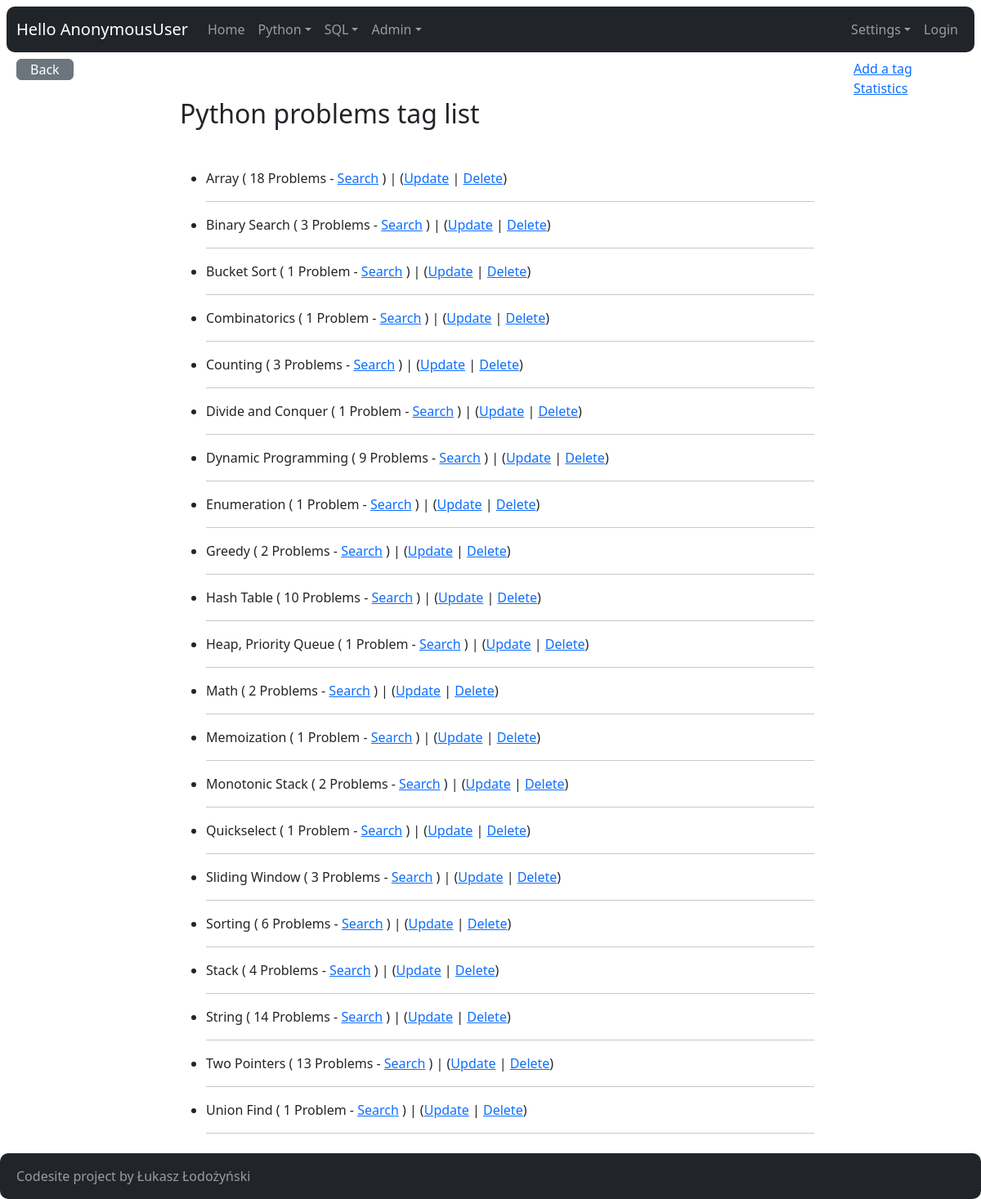
Page /python/tag/ on the earlier database version.
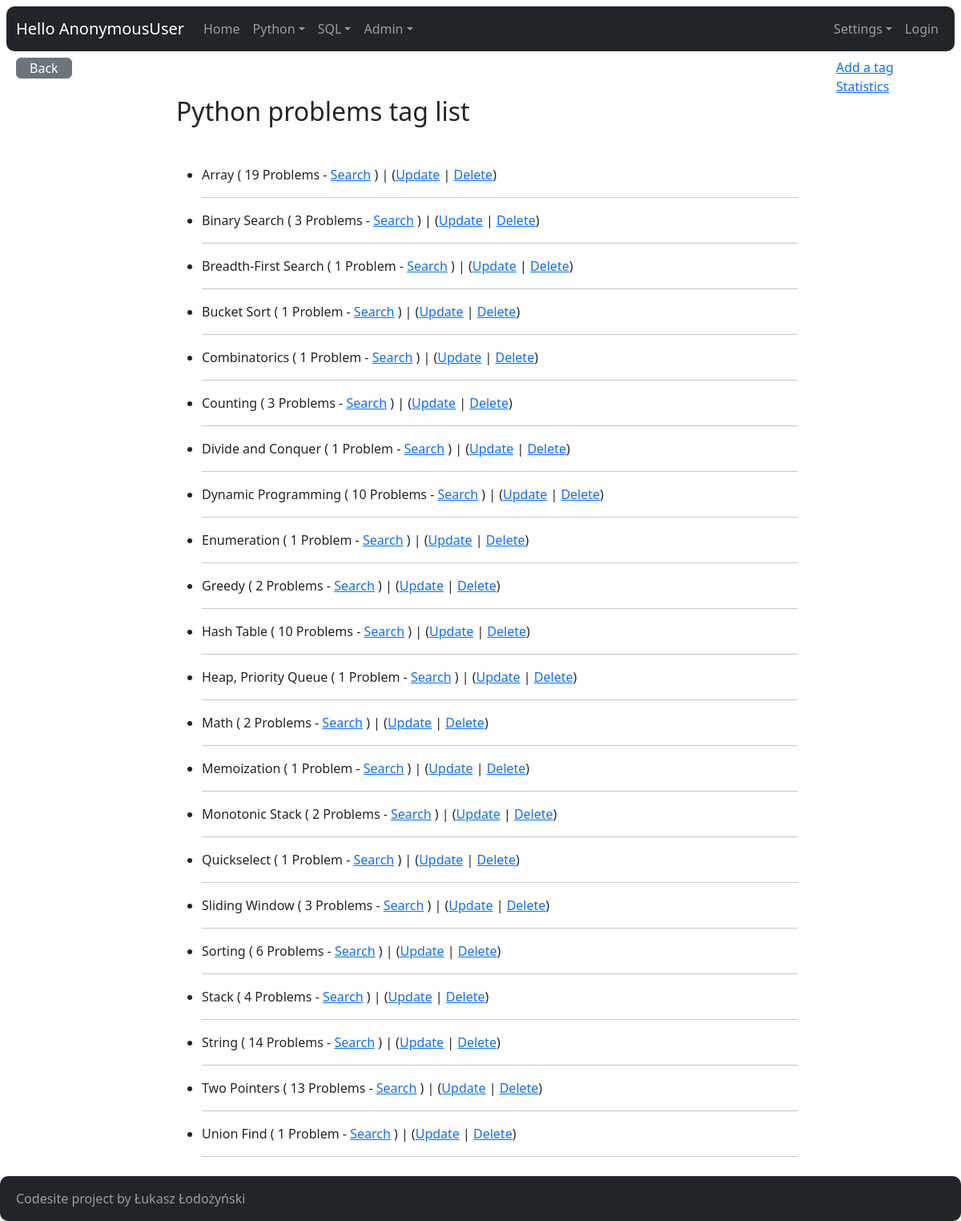
Same page on the later database version.
### python_problems/models.py (models this page shows, shortened)
class Tag(models.Model):
    name = models.CharField(max_length=20)
    class Meta:
        ordering = ("name", )

### python_problems/views.py (the view)
# urls.py: path("tag/", views.TagIndexView.as_view(), name="tag-index"),
class TagIndexView(ListView):
    model = Tag

### core/context_processors.py (called while the page is built)
def settings(request):
    return {
        'settings': django_settings,
    }

### python_problems/templates/python_problems/tag_list.html (shortened to what this page needs)
{% extends "core/base.html" %}
{% block content %}
  <div class="container-fluid m-2">
    <div class="row">
      <div class="col-md-2">
        <a href="{% url 'python_problems:index' %}"
           class="btn btn-secondary px-3 py-0 mb-5">Back</a>
      </div>
      <div class="col-md-8">
        <div class="mb-5 mt-5">
          <h2>Python problems tag list</h2>
        </div>
        {% if tag_list %}
        <ul>
          {% for tag in tag_list %}
              <li>
                {{ tag.name }} (
                {% if tag.problem_set.count == 1 %}
                  1 Problem - <a href="{% url 'python_problems:index' %}?query={{ tag.name }}">Search</a>
                {% else %}
                  {{ tag.problem_set.count }} Problems - <a href="{% url 'python_problems:index' %}?query={{ tag.name }}">Search</a>
                {% endif %}
                ) |
                (<a href="{% url 'python_problems:tag-update' tag.id %}">Update</a> |
                <a href="{% url 'python_problems:tag-delete' tag.id %}">Delete</a>)
                <hr>
              </li>
              {% endfor %}
          </ul>
        {% else %}
          <p>No python problems available.</p>
        {% endif %}
      </div>
      <div class="col-md-2">
        <p>
          <a href="create/" class="ms-4">Add a tag</a>
          <a href="{% url 'python_problems:tag-graph' %}" class="ms-4">Statistics</a>
        </p>
      </div>
    </div>
  </div>
{% endblock content %}

### core/templates/core/base.html (shortened to what this page needs)
<!DOCTYPE html>
<html lang="en">
  <head>
    <link href="https://cdn.jsdelivr.net/npm/bootstrap@5.3.3/dist/css/bootstrap.min.css"
          rel="stylesheet">
    <link rel="stylesheet"
          href="https://use.fontawesome.com/releases/v5.8.1/css/all.css" />
    <link rel="stylesheet"
          href="https://use.fontawesome.com/releases/v5.8.1/css/v4-shims.css" />
  </head>
  <body>
    <nav class="navbar navbar-expand-lg navbar-dark bg-dark m-2"
         style="border-radius:10px !important">
      <div class="container-fluid">
        <a class="navbar-brand" href="{% url 'login' %}?next={{ request.path }}">Hello {{ request.user }}</a>
        <ul class="navbar-nav me-auto mb-2 mb-lg-0">
          {% url 'core:index' as home_url %}
          <li class="nav-item">
            <a href="{{ home_url }}"
               class="nav-link {% if request.get_full_path == home_url %}active{% endif %}">Home</a>
          </li>
          {% url 'python_problems:index' as python_index_url %}
          {% url 'python_problems:tag-graph' as python_tag_graph %}
          <li class="nav-item dropdown">
            <a class="nav-link dropdown-toggle {% if request.get_full_path == python_index_url or request.get_full_path == python_tag_graph %}active{% endif %}"
               href="#"
               id="navbarDropdown"
               role="button"
               data-bs-toggle="dropdown"
               aria-expanded="false">Python</a>
          </li>
          {% url 'sql_problems:index' as sql_index_url %}
          {% url 'sql_problems:conversion' as sql_conversion_url %}
          {% url 'sql_problems:ascii' as sql_ascii_url %}
          <li class="nav-item dropdown">
            <a class="nav-link dropdown-toggle {% if request.get_full_path == sql_conversion_url or request.get_full_path == sql_index_url or request.get_full_path == sql_ascii_url %}active{% endif %}"
               href="#"
               id="navbarDropdown"
               role="button"
               data-bs-toggle="dropdown"
               aria-expanded="false">SQL</a>
          </li>
          <li class="nav-item dropdown">
            <a class="nav-link dropdown-toggle"
               href="#"
               id="navbarDropdown"
               role="button"
               data-bs-toggle="dropdown"
               aria-expanded="false">Admin</a>
          </li>
        </ul>
        <ul class="navbar-nav">
          {% url 'sql_problems:index' as sql_index_url %}
          {% url 'sql_problems:conversion' as sql_conversion_url %}
          {% url 'sql_problems:ascii' as sql_ascii_url %}
          <li class="nav-item dropdown">
            <a class="nav-link dropdown-toggle"
               href="#"
               id="navbarDropdown"
               role="button"
               data-bs-toggle="dropdown"
               aria-expanded="false">Settings</a>
          </li>
        </ul>
        <ul class="navbar-nav">
          {% if user.is_authenticated %}
            <li class="nav-item">
              <a class="nav-link"
                 href="{% url 'logout' %}?next={% url 'core:index' %}">Logout</a>
            </li>
          {% else %}
            <li class="nav-item">
              <a class="nav-link" href="{% url 'login' %}?next={% url 'core:index' %}">Login</a>
            </li>
          {% endif %}
        </ul>
      </div>
    </nav>
    <div class="px-6 py-6">
      {% block content %}
      {% endblock content %}
    </div>
    <nav class="navbar navbar-expand-lg navbar-dark bg-dark"
         style="border-radius:10px !important">
      <div class="container-fluid">
        <ul class="navbar-nav">
          <a class="nav-link" href="{% url 'login' %}?next={% url 'core:index' %}">{{ settings.APP_NAME }} project by Łukasz Łodożyński</a>
        </ul>
      </div>
    </nav>
  </body>
</html>

Differences in the rows shown:
computed for Tag "Array": problem_set.count "18" → "19"
added Tag: name "Breadth-First Search"
computed for Tag "Dynamic Programming": problem_set.count "9" → "10"
